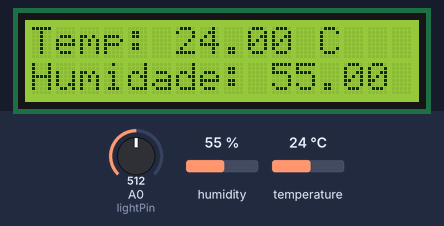
Bench run of a sketch on a simulated Arduino Uno, built with avr-gcc and run on an emulated ATmega328P. Parts: 16×2 character LCD. The inputs (shaded band) are chosen by the test bench; at power-on: humidity 55 %, temperature 24 °C, A0 (lightPin) = 512.

Above: at 1.2 s.
1.3 s: humidity set to 22 %
At 5.0 s:
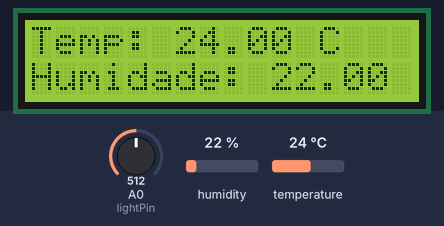
10.7 s: temperature set to 12 °C
At 15.0 s:
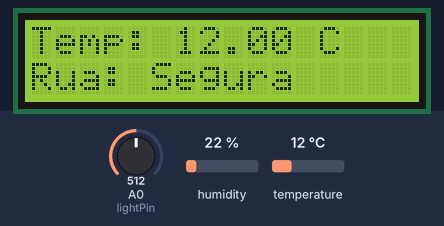
15.8 s: humidity set to 40 %
At 16.7 s:
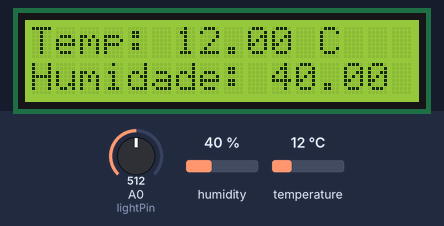
20.8 s: temperature set to 19 °C
At 25.3 s:
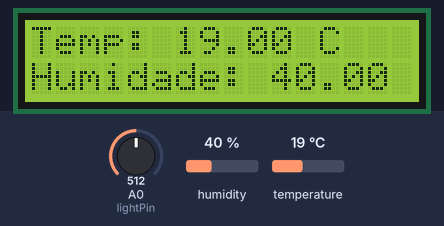
Timing chart, 0 to 26.8 s (numbered marks = the images above; inputs shaded):
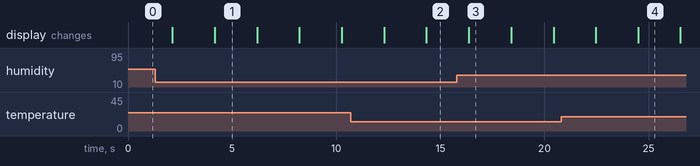

The sketch:

sketch.ino
```cpp
#include <Wire.h>
#include <LiquidCrystal_I2C.h>
#include <DHT.h>

#define DHTPIN 2       // Digital pin connected to the DHT sensor
#define DHTTYPE DHT22  // DHT 22  (AM2302)

DHT dht(DHTPIN, DHTTYPE);

LiquidCrystal_I2C lcd(0x27, 16, 2);  // I2C address 0x27 for a 16x2 LCD

int lightPin = A0;
int lightValue = 0;

void setup() {
  Serial.begin(9600);
  dht.begin();
  lcd.begin(16,2);
}

void loop() {
  float humidity = dht.readHumidity();
  float temperature = dht.readTemperature();

  int lightValue = analogRead(lightPin);

  lcd.clear();
  lcd.setCursor(0,0);
  lcd.print("Temp: ");
  lcd.print(temperature);
  lcd.print(" C");
  lcd.setCursor(0,1);
  lcd.print("Humidade: ");
  lcd.print(humidity);
  lcd.print(" %");

  delay(2000);
  lcd.clear();
  lcd.setCursor(0,0);
  lcd.print("Temp: ");
  lcd.print(temperature);
  lcd.print(" C");
  if (temperature > 50) {
    lcd.setCursor(0,1);
    lcd.print("Rua: Perigosa");
  } else {
    lcd.setCursor(0,1);
    lcd.print("Rua: Segura  ");
  }

  delay(2000);
}
```

Measured:
- after the input at 1.3 s, the display: first differs from a run without the input after 2.9 s (image 1)
- after the input at 10.7 s, the display: first changes after 1.6 s (image 2 shows a later state)
- after the input at 15.8 s, the display: changes after 0.57 s (image 3)
- after the input at 20.8 s, the display: first differs from a run without the input after 3.7 s (image 4)
- what the display in image 1 shows lasts 2.0 s, from 4.2 s to 6.2 s
